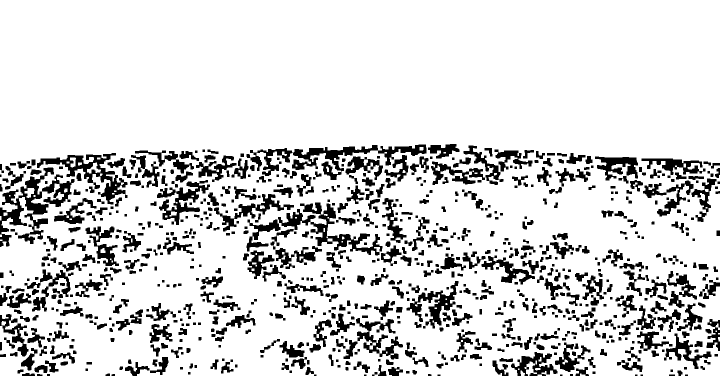
#> input picture Python/3D_cleaned_final.png, 1440 x 752 px (shown at 1/2 size)
$ python verify.py
#> lines starting #> are read from the running program, lines starting #| are printed output that depends on the picture; after the words box and inside, x2 and y2 are one past the last pixel; in counts of white or black regions, pixels touching at a corner belong together
import cv2
import matplotlib.pyplot as plt

# Load the image
image = cv2.imread("3D_cleaned_final.png", cv2.IMREAD_GRAYSCALE)
#> image: shape (752, 1440); 84.5% white; 807 black regions (8 under 20 px), largest, box (x1, y1, x2, y2) and area: (0, 335, 149, 494) 7389, (493, 289, 853, 360) 6886, (541, 405, 765, 511) 5783

# Define known pixel coordinates of the rover
start = (742,407)  # Replace with actual pixel coordinates
goal = (358,675)

# Plot the image with the rover's start position
plt.imshow(image, cmap="gray")
plt.scatter(start[1], start[0], color='red', marker='o')  # (x, y) in Matplotlib
plt.scatter(goal[1], goal[0], color='blue', marker='o', label="Goal")   # Blue for goal
plt.show()
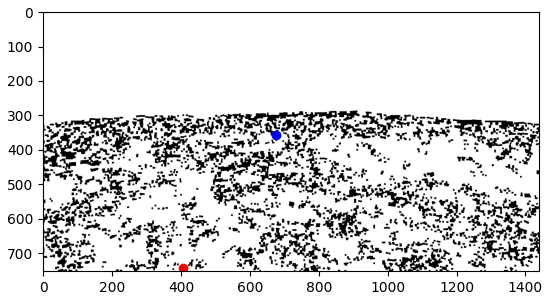
#> figure drawn by matplotlib, 1 panel

$ run again, with Python/2D_cleaned_final.png copied over Python/3D_cleaned_final.png
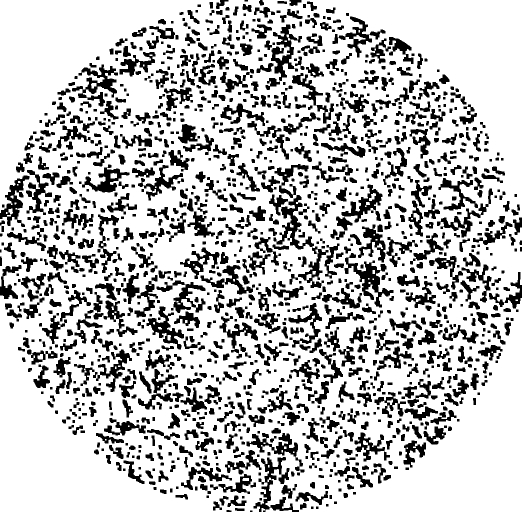
#> input picture Python/2D_cleaned_final.png, 1043 x 1024 px (shown at 1/2 size)
#> image: shape (1024, 1043); 75.6% white; 1342 black regions (2 under 20 px), largest, box (x1, y1, x2, y2) and area: (547, 390, 657, 576) 3895, (689, 506, 787, 615) 2983, (531, 49, 604, 180) 2893
#> `plt.show()`:
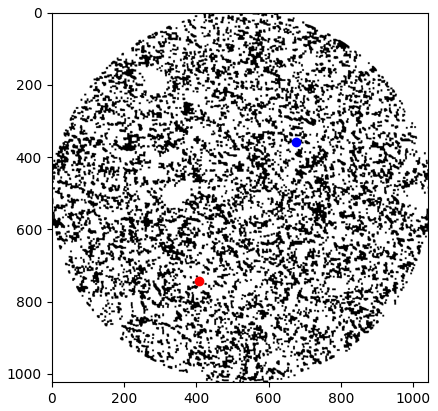
#> figure drawn by matplotlib, 1 panel
